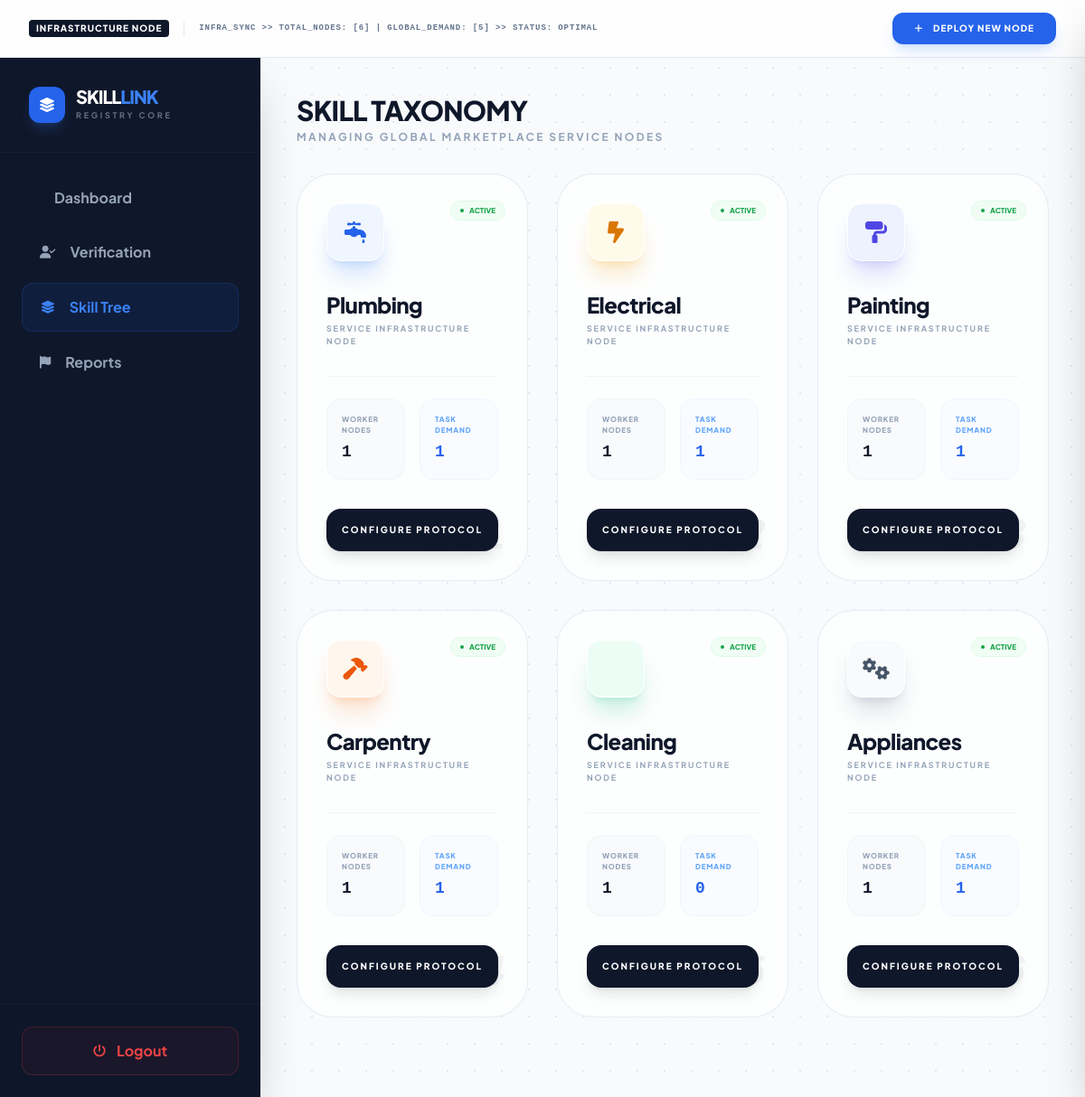
/admin/skills.php (signed in), run on an earlier commit of the app's database.
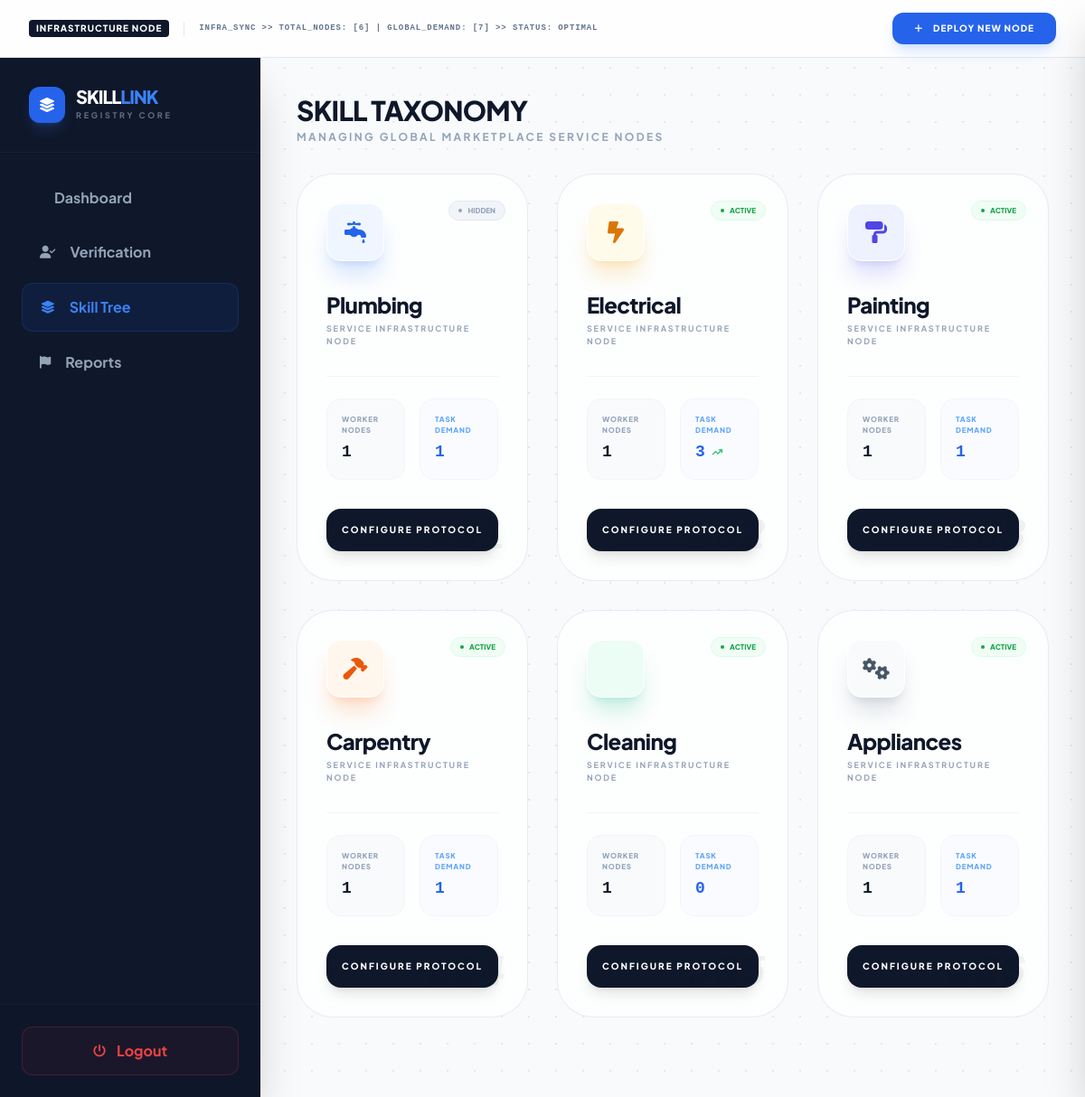
And on a later commit of the database.
### tables this page shows
CREATE TABLE `categories` (
  `id` int(11) NOT NULL,
  `cat_name` varchar(50) NOT NULL COMMENT 'Display name (e.g., Plumbing)',
  `cat_icon` varchar(50) NOT NULL COMMENT 'FontAwesome class (e.g., fa-wrench)',
  `sort_order` int(11) DEFAULT 0 COMMENT 'Controls UI display sequence',
  `status` enum('active','hidden') DEFAULT 'active' COMMENT 'Allows temporary hiding of categories',
  `created_at` timestamp NOT NULL DEFAULT current_timestamp()
);

### admin/skills.php (the view, shortened to what the changed rows need)
<?php
$base_path = dirname(__DIR__) . DIRECTORY_SEPARATOR;
require_once $base_path . 'includes' . DIRECTORY_SEPARATOR . 'config.php';
function getNodeStyles($name) {
    $name = strtolower($name);
    if (str_contains($name, 'plumb')) return ['color' => 'blue', 'glow' => 'shadow-blue-500/20', 'bg' => 'bg-blue-50'];
    if (str_contains($name, 'elect')) return ['color' => 'amber', 'glow' => 'shadow-amber-500/20', 'bg' => 'bg-amber-50'];
    if (str_contains($name, 'paint')) return ['color' => 'indigo', 'glow' => 'shadow-indigo-500/20', 'bg' => 'bg-indigo-50'];
    if (str_contains($name, 'clean')) return ['color' => 'emerald', 'glow' => 'shadow-emerald-500/20', 'bg' => 'bg-emerald-50'];
    if (str_contains($name, 'carp'))  return ['color' => 'orange', 'glow' => 'shadow-orange-500/20', 'bg' => 'bg-orange-50'];
    return ['color' => 'slate', 'glow' => 'shadow-slate-500/20', 'bg' => 'bg-slate-50'];
}
try {
    $query = "
        SELECT c.*,
            (SELECT COUNT(*) FROM worker_profiles WHERE category_id = c.id) as worker_count,
            (SELECT COUNT(*) FROM tasks WHERE category_id = c.id) as task_count
        FROM categories c
        ORDER BY c.sort_order ASC";
    $categories = $conn->query($query);
    $totals = $conn->query("SELECT COUNT(*) as total_nodes, SUM((SELECT COUNT(*) FROM tasks WHERE category_id = categories.id)) as global_demand FROM categories")->fetch_assoc();
} catch (Exception $e) {
    error_log("Skill Tree Error: " . $e->getMessage());
}
?>
<!DOCTYPE html>
<html lang="en" class="h-full bg-slate-50">
<head>
    <script src="https://cdn.tailwindcss.com"></script>
    <link rel="stylesheet" href="https://cdnjs.cloudflare.com/ajax/libs/font-awesome/6.4.0/css/all.min.css">
</head>
<body class="h-screen overflow-hidden flex flex-col blueprint-bg text-slate-900">
    <header class="h-16 shrink-0 bg-white/80 backdrop-blur-md border-b border-slate-200 flex items-center justify-between px-8 z-50">
        <div class="flex items-center gap-4">
            <span class="text-[10px] font-black bg-slate-900 text-white px-2 py-0.5 rounded tracking-widest uppercase">Infrastructure Node</span>
            <p class="text-[9px] font-mono font-bold text-slate-500 uppercase tracking-widest hidden md:block">
                INFRA_SYNC >> TOTAL_NODES: [<?= $totals['total_nodes'] ?>] | GLOBAL_DEMAND: [<?= $totals['global_demand'] ?>] >> STATUS: OPTIMAL
            </p>
        </div>
    </header>
    <div class="flex flex-1 overflow-hidden">
        <aside class="w-72 bg-slate-900 text-white flex flex-col h-full flex-none shadow-2xl z-40 relative">
            <div class="p-8 border-b border-slate-800/50">
                <div class="flex items-center gap-3">
                    <div>
                        <h2 class="text-xl font-black tracking-tighter uppercase leading-none">Skill<span class="text-blue-500">Link</span></h2>
                    </div>
                </div>
            </div>
        </aside>
        <main class="flex-1 overflow-y-auto custom-scrollbar p-10 space-y-8">
            <div>
                <h2 class="text-3xl font-black tracking-tight text-slate-900 uppercase">Skill Taxonomy</h2>
            </div>
            <div class="grid grid-cols-1 md:grid-cols-2 lg:grid-cols-3 gap-8 pb-12">
                <?php while($row = $categories->fetch_assoc()):
                    $styles = getNodeStyles($row['cat_name']);
                    $icon = !empty($row['cat_icon']) ? $row['cat_icon'] : (str_contains(strtolower($row['cat_name']), 'clean') ? 'fa-broom-ball' : 'fa-microchip');
                    $is_demand_high = ($row['task_count'] > $row['worker_count']);
                ?>
                <div class="hud-card p-8 rounded-[2.5rem] relative overflow-hidden group">
                    <div class="absolute top-6 right-6">
                        <span class="inline-flex items-center gap-1.5 text-[8px] font-black uppercase px-2.5 py-1 rounded-full border <?= $row['status'] === 'active' ? 'bg-green-50 text-green-600 border-green-100' : 'bg-slate-100 text-slate-400 border-slate-200' ?>">
                            <span class="w-1 h-1 rounded-full bg-current <?= $row['status'] === 'active' ? 'animate-pulse' : '' ?>"></span>
                            <?= $row['status'] ?>
                        </span>
                    </div>
                    <div class="w-16 h-16 rounded-2xl <?= $styles['bg'] ?> flex items-center justify-center text-2xl text-<?= $styles['color'] ?>-600 shadow-xl <?= $styles['glow'] ?> group-hover:scale-110 transition-all duration-500 mb-8 border border-white">
                        <i class="fas <?= htmlspecialchars($icon) ?>"></i>
                    </div>
                    <h3 class="text-2xl font-black text-slate-900 mb-1 tracking-tight"><?= htmlspecialchars($row['cat_name']) ?></h3>
                    <p class="text-[9px] font-bold text-slate-400 uppercase tracking-[0.2em]">Service Infrastructure Node</p>
                    <div class="grid grid-cols-2 gap-4 mt-8 pt-6 border-t border-slate-100">
                        <div class="bg-slate-50 p-4 rounded-2xl border border-slate-100">
                            <p class="text-[8px] font-black text-slate-400 uppercase tracking-widest mb-1">Worker Nodes</p>
                            <p class="text-lg font-bold font-mono text-slate-900"><?= number_format($row['worker_count']) ?></p>
                        </div>
                        <div class="bg-blue-50/30 p-4 rounded-2xl border border-blue-50">
                            <p class="text-[8px] font-black text-blue-400 uppercase tracking-widest mb-1">Task Demand</p>
                            <div class="flex items-center gap-2">
                                <p class="text-lg font-bold font-mono text-blue-600"><?= number_format($row['task_count']) ?></p>
                                <?php if($is_demand_high): ?>
                                    <i class="fas fa-arrow-trend-up text-green-500 text-[10px]" title="High Market Opportunity"></i>
                                <?php endif; ?>
                            </div>
                        </div>
                    </div>
                    <div class="mt-8">
                        <button onclick='openConfigDrawer(<?= json_encode($row) ?>)' class="w-full py-4 bg-slate-900 text-white text-[10px] font-black rounded-2xl uppercase tracking-[0.2em] hover:bg-blue-600 transition-all shadow-lg hover:shadow-blue-500/20">
                            Configure Protocol
                        </button>
                    </div>
                    <div class="absolute bottom-0 right-0 p-6 opacity-5 font-black text-5xl italic font-mono select-none">
                        #0<?= $row['sort_order'] ?>
                    </div>
                </div>
                <?php endwhile; ?>
            </div>
        </main>
    </div>
</body>
</html>

What changed in the data, as far as the page shows it:
changed categories "Plumbing": status "ACTIVE" → "HIDDEN"
computed for categories "Electrical": task_count "1" → "3"
Also different on the page:
$totals['global_demand']: "5" → "7"
